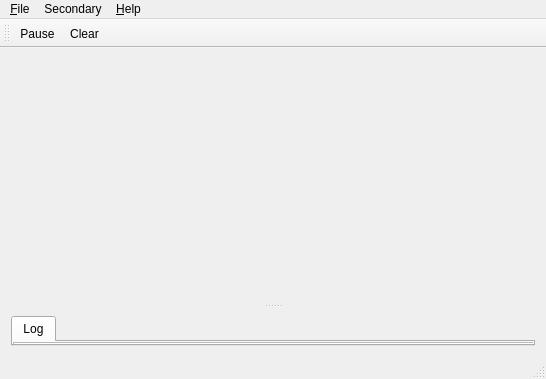
<?xml version="1.0" encoding="UTF-8"?>
<ui version="4.0">
 <class>MainWindow</class>
 <widget class="QMainWindow" name="MainWindow">
  <property name="geometry">
   <rect>
    <x>0</x>
    <y>0</y>
    <width>546</width>
    <height>379</height>
   </rect>
  </property>
  <property name="windowTitle">
   <string>SerialPlot</string>
  </property>
  <widget class="QWidget" name="centralWidget">
   <layout class="QVBoxLayout" name="verticalLayout">
    <item>
     <widget class="QSplitter" name="splitter">
      <property name="enabled">
       <bool>true</bool>
      </property>
      <property name="sizePolicy">
       <sizepolicy hsizetype="Expanding" vsizetype="Expanding">
        <horstretch>0</horstretch>
        <verstretch>0</verstretch>
       </sizepolicy>
      </property>
      <property name="mouseTracking">
       <bool>false</bool>
      </property>
      <property name="acceptDrops">
       <bool>false</bool>
      </property>
      <property name="frameShape">
       <enum>QFrame::Shape::NoFrame</enum>
      </property>
      <property name="frameShadow">
       <enum>QFrame::Shadow::Sunken</enum>
      </property>
      <property name="lineWidth">
       <number>1</number>
      </property>
      <property name="midLineWidth">
       <number>0</number>
      </property>
      <property name="orientation">
       <enum>Qt::Orientation::Vertical</enum>
      </property>
      <property name="opaqueResize">
       <bool>true</bool>
      </property>
      <property name="handleWidth">
       <number>20</number>
      </property>
      <property name="childrenCollapsible">
       <bool>false</bool>
      </property>
      <widget class="QWidget" name="plotArea" native="true">
       <property name="sizePolicy">
        <sizepolicy hsizetype="Preferred" vsizetype="Expanding">
         <horstretch>0</horstretch>
         <verstretch>100</verstretch>
        </sizepolicy>
       </property>
      </widget>
      <widget class="HidableTabWidget" name="tabWidget">
       <property name="sizePolicy">
        <sizepolicy hsizetype="Preferred" vsizetype="Preferred">
         <horstretch>0</horstretch>
         <verstretch>0</verstretch>
        </sizepolicy>
       </property>
       <property name="minimumSize">
        <size>
         <width>0</width>
         <height>0</height>
        </size>
       </property>
       <property name="maximumSize">
        <size>
         <width>16777215</width>
         <height>16777215</height>
        </size>
       </property>
       <property name="currentIndex">
        <number>0</number>
       </property>
       <property name="movable">
        <bool>false</bool>
       </property>
       <widget class="QWidget" name="tabLog">
        <property name="sizePolicy">
         <sizepolicy hsizetype="Expanding" vsizetype="Expanding">
          <horstretch>0</horstretch>
          <verstretch>0</verstretch>
         </sizepolicy>
        </property>
        <attribute name="title">
         <string>Log</string>
        </attribute>
        <attribute name="toolTip">
         <string>Error and Warning Messages</string>
        </attribute>
        <widget class="QPlainTextEdit" name="ptLog">
         <property name="enabled">
          <bool>true</bool>
         </property>
         <property name="geometry">
          <rect>
           <x>0</x>
           <y>0</y>
           <width>531</width>
           <height>201</height>
          </rect>
         </property>
         <property name="readOnly">
          <bool>true</bool>
         </property>
        </widget>
       </widget>
      </widget>
     </widget>
    </item>
   </layout>
  </widget>
  <widget class="QMenuBar" name="menuBar">
   <property name="geometry">
    <rect>
     <x>0</x>
     <y>0</y>
     <width>546</width>
     <height>18</height>
    </rect>
   </property>
   <widget class="QMenu" name="menuHelp">
    <property name="title">
     <string>&amp;Help</string>
    </property>
    <addaction name="actionDemoMode"/>
    <addaction name="actionReportBug"/>
    <addaction name="actionCheckUpdate"/>
    <addaction name="actionHelpAbout"/>
   </widget>
   <widget class="QMenu" name="menuFile">
    <property name="title">
     <string>&amp;File</string>
    </property>
    <addaction name="actionSaveSettings"/>
    <addaction name="actionLoadSettings"/>
    <addaction name="actionExportCsv"/>
    <addaction name="actionExportSvg"/>
    <addaction name="separator"/>
    <addaction name="actionQuit"/>
   </widget>
   <widget class="QMenu" name="menuSecondary">
    <property name="title">
     <string>Secondary</string>
    </property>
    <addaction name="actionBarPlot"/>
    <addaction name="separator"/>
    <addaction name="actionHorizontal"/>
    <addaction name="actionVertical"/>
   </widget>
   <addaction name="menuFile"/>
   <addaction name="menuSecondary"/>
   <addaction name="menuHelp"/>
  </widget>
  <widget class="QToolBar" name="plotToolBar">
   <property name="windowTitle">
    <string>Plot Toolbar</string>
   </property>
   <attribute name="toolBarArea">
    <enum>TopToolBarArea</enum>
   </attribute>
   <attribute name="toolBarBreak">
    <bool>false</bool>
   </attribute>
   <addaction name="actionPause"/>
   <addaction name="actionClear"/>
  </widget>
  <widget class="QStatusBar" name="statusBar"/>
  <action name="actionPause">
   <property name="checkable">
    <bool>true</bool>
   </property>
   <property name="checked">
    <bool>false</bool>
   </property>
   <property name="icon">
    <iconset theme="player_pause"/>
   </property>
   <property name="text">
    <string>Pause</string>
   </property>
   <property name="toolTip">
    <string>Pause Plotting</string>
   </property>
   <property name="shortcut">
    <string>P</string>
   </property>
  </action>
  <action name="actionClear">
   <property name="icon">
    <iconset theme="edit-clear"/>
   </property>
   <property name="text">
    <string>Clear</string>
   </property>
   <property name="shortcut">
    <string>Ctrl+K</string>
   </property>
  </action>
  <action name="actionHelpAbout">
   <property name="text">
    <string>&amp;About</string>
   </property>
  </action>
  <action name="actionDemoMode">
   <property name="checkable">
    <bool>true</bool>
   </property>
   <property name="text">
    <string>&amp;Demo Mode</string>
   </property>
   <property name="toolTip">
    <string>Toggle Demo Mode</string>
   </property>
  </action>
  <action name="actionExportCsv">
   <property name="text">
    <string>&amp;Export CSV</string>
   </property>
   <property name="toolTip">
    <string>Export plot data to CSV</string>
   </property>
  </action>
  <action name="actionQuit">
   <property name="text">
    <string>&amp;Quit</string>
   </property>
   <property name="shortcut">
    <string>Ctrl+Q</string>
   </property>
  </action>
  <action name="actionReportBug">
   <property name="text">
    <string>&amp;Report a Bug</string>
   </property>
   <property name="toolTip">
    <string>Report a Bug on SerialPlot Website</string>
   </property>
  </action>
  <action name="actionSaveSettings">
   <property name="text">
    <string>&amp;Save Settings</string>
   </property>
   <property name="toolTip">
    <string>Save Settings to a File</string>
   </property>
  </action>
  <action name="actionLoadSettings">
   <property name="text">
    <string>&amp;Load Settings</string>
   </property>
   <property name="toolTip">
    <string>Load Settings from a File</string>
   </property>
  </action>
  <action name="actionCheckUpdate">
   <property name="text">
    <string>&amp;Check Update</string>
   </property>
  </action>
  <action name="actionBarPlot">
   <property name="checkable">
    <bool>true</bool>
   </property>
   <property name="text">
    <string>Bar Plot</string>
   </property>
  </action>
  <action name="actionVertical">
   <property name="checkable">
    <bool>true</bool>
   </property>
   <property name="text">
    <string>Vertical</string>
   </property>
  </action>
  <action name="actionHorizontal">
   <property name="checkable">
    <bool>true</bool>
   </property>
   <property name="checked">
    <bool>true</bool>
   </property>
   <property name="text">
    <string>Horizontal</string>
   </property>
  </action>
  <action name="actionExportSvg">
   <property name="text">
    <string>E&amp;xport SVG</string>
   </property>
  </action>
 </widget>
 <layoutdefault spacing="6" margin="11"/>
 <customwidgets>
  <customwidget>
   <class>HidableTabWidget</class>
   <extends>QTabWidget</extends>
   <header>hidabletabwidget.h</header>
   <container>1</container>
  </customwidget>
 </customwidgets>
 <resources/>
 <connections/>
</ui>
